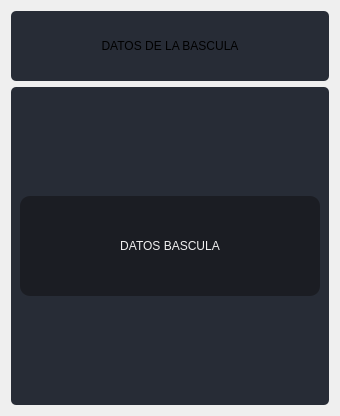
                  <widget class="QWidget" name="page_bascula">
                   <layout class="QVBoxLayout" name="verticalLayout_12">
                    <item>
                     <widget class="QFrame" name="frame_21">
                      <property name="minimumSize">
                       <size>
                        <width>0</width>
                        <height>70</height>
                       </size>
                      </property>
                      <property name="maximumSize">
                       <size>
                        <width>16777215</width>
                        <height>70</height>
                       </size>
                      </property>
                      <property name="styleSheet">
                       <string notr="true">background-color: rgb(39, 44, 54);
border-radius: 5px;</string>
                      </property>
                      <property name="frameShape">
                       <enum>QFrame::StyledPanel</enum>
                      </property>
                      <property name="frameShadow">
                       <enum>QFrame::Raised</enum>
                      </property>
                      <layout class="QVBoxLayout" name="verticalLayout_40">
                       <item>
                        <layout class="QVBoxLayout" name="verticalLayout_36">
                         <item>
                          <widget class="QLabel" name="label_2">
                           <property name="styleSheet">
                            <string notr="true">font: 75 20pt &quot;MS Shell Dlg 2&quot;;</string>
                           </property>
                           <property name="text">
                            <string>DATOS DE LA BASCULA</string>
                           </property>
                           <property name="alignment">
                            <set>Qt::AlignCenter</set>
                           </property>
                          </widget>
                         </item>
                        </layout>
                       </item>
                      </layout>
                     </widget>
                    </item>
                    <item>
                     <widget class="QFrame" name="frame_22">
                      <property name="styleSheet">
                       <string notr="true">background-color: rgb(39, 44, 54);
border-radius: 5px;</string>
                      </property>
                      <property name="frameShape">
                       <enum>QFrame::StyledPanel</enum>
                      </property>
                      <property name="frameShadow">
                       <enum>QFrame::Raised</enum>
                      </property>
                      <layout class="QHBoxLayout" name="horizontalLayout_24">
                       <item>
                        <layout class="QFormLayout" name="formLayout">
                         <property name="fieldGrowthPolicy">
                          <enum>QFormLayout::FieldsStayAtSizeHint</enum>
                         </property>
                         <property name="labelAlignment">
                          <set>Qt::AlignCenter</set>
                         </property>
                         <property name="formAlignment">
                          <set>Qt::AlignHCenter|Qt::AlignTop</set>
                         </property>
                         <property name="horizontalSpacing">
                          <number>60</number>
                         </property>
                         <property name="verticalSpacing">
                          <number>60</number>
                         </property>
                         <item row="0" column="0">
                          <spacer name="verticalSpacer_13">
                           <property name="orientation">
                            <enum>Qt::Vertical</enum>
                           </property>
                           <property name="sizeHint" stdset="0">
                            <size>
                             <width>20</width>
                             <height>40</height>
                            </size>
                           </property>
                          </spacer>
                         </item>
                         <item row="1" column="0">
                          <widget class="QPushButton" name="btn_Bascula">
                           <property name="minimumSize">
                            <size>
                             <width>300</width>
                             <height>100</height>
                            </size>
                           </property>
                           <property name="maximumSize">
                            <size>
                             <width>300</width>
                             <height>100</height>
                            </size>
                           </property>
                           <property name="styleSheet">
                            <string notr="true">QPushButton {
	border-color: rgb(27, 29, 35);
	font: 75 16pt &quot;MS Shell Dlg 2&quot;;
	color: rgb(240, 240, 240);
	background-color: rgb(27, 29, 35);
	border: 0px solid;
	border-radius: 10px;	
}
QPushButton:hover {
	background-color:rgb(44, 49, 60);
	border-color: rgb(27, 29, 35);
	border: 2px solid;
}</string>
                           </property>
                           <property name="text">
                            <string>DATOS BASCULA</string>
                           </property>
                           <property name="icon">
                            <iconset resource="files.qrc">
                             <normaloff>:/48x48/icons/48x48/ct-romana.png</normaloff>:/48x48/icons/48x48/ct-romana.png</iconset>
                           </property>
                           <property name="iconSize">
                            <size>
                             <width>80</width>
                             <height>80</height>
                            </size>
                           </property>
                          </widget>
                         </item>
                         <item row="2" column="0">
                          <spacer name="verticalSpacer_14">
                           <property name="orientation">
                            <enum>Qt::Vertical</enum>
                           </property>
                           <property name="sizeHint" stdset="0">
                            <size>
                             <width>20</width>
                             <height>40</height>
                            </size>
                           </property>
                          </spacer>
                         </item>
                        </layout>
                       </item>
                      </layout>
                     </widget>
                    </item>
                   </layout>
                  </widget>
